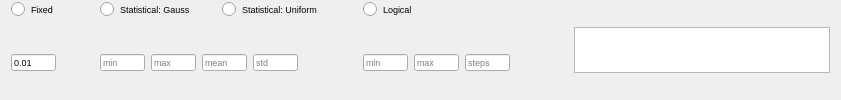
              <widget class="QFrame" name="frame_43">
               <property name="frameShape">
                <enum>QFrame::NoFrame</enum>
               </property>
               <property name="frameShadow">
                <enum>QFrame::Plain</enum>
               </property>
               <layout class="QHBoxLayout" name="horizontalLayout_29">
                <property name="topMargin">
                 <number>0</number>
                </property>
                <property name="bottomMargin">
                 <number>0</number>
                </property>
                <item>
                 <widget class="QFrame" name="frame_44">
                  <property name="frameShape">
                   <enum>QFrame::NoFrame</enum>
                  </property>
                  <property name="frameShadow">
                   <enum>QFrame::Plain</enum>
                  </property>
                  <layout class="QGridLayout" name="gridLayout_20">
                   <property name="leftMargin">
                    <number>0</number>
                   </property>
                   <property name="topMargin">
                    <number>0</number>
                   </property>
                   <property name="bottomMargin">
                    <number>0</number>
                   </property>
                   <item row="0" column="3">
                    <widget class="QRadioButton" name="radio_log_hspot">
                     <property name="font">
                      <font>
                       <pointsize>7</pointsize>
                      </font>
                     </property>
                     <property name="text">
                      <string>Logical</string>
                     </property>
                     <attribute name="buttonGroup">
                      <string notr="true">buttonGroup_9</string>
                     </attribute>
                    </widget>
                   </item>
                   <item row="0" column="0">
                    <widget class="QRadioButton" name="radio_fix_hspot">
                     <property name="font">
                      <font>
                       <pointsize>7</pointsize>
                      </font>
                     </property>
                     <property name="text">
                      <string>Fixed</string>
                     </property>
                     <property name="iconSize">
                      <size>
                       <width>12</width>
                       <height>12</height>
                      </size>
                     </property>
                     <attribute name="buttonGroup">
                      <string notr="true">buttonGroup_9</string>
                     </attribute>
                    </widget>
                   </item>
                   <item row="1" column="4">
                    <spacer name="horizontalSpacer_16">
                     <property name="orientation">
                      <enum>Qt::Horizontal</enum>
                     </property>
                     <property name="sizeHint" stdset="0">
                      <size>
                       <width>40</width>
                       <height>20</height>
                      </size>
                     </property>
                    </spacer>
                   </item>
                   <item row="1" column="0">
                    <widget class="QFrame" name="frame_45">
                     <property name="frameShape">
                      <enum>QFrame::NoFrame</enum>
                     </property>
                     <property name="frameShadow">
                      <enum>QFrame::Plain</enum>
                     </property>
                     <layout class="QHBoxLayout" name="horizontalLayout_30">
                      <property name="leftMargin">
                       <number>0</number>
                      </property>
                      <property name="topMargin">
                       <number>0</number>
                      </property>
                      <property name="bottomMargin">
                       <number>0</number>
                      </property>
                      <item>
                       <widget class="QLineEdit" name="txt_fix_hspot">
                        <property name="maximumSize">
                         <size>
                          <width>45</width>
                          <height>17</height>
                         </size>
                        </property>
                        <property name="font">
                         <font>
                          <pointsize>7</pointsize>
                         </font>
                        </property>
                        <property name="text">
                         <string>0.01</string>
                        </property>
                        <property name="placeholderText">
                         <string>value</string>
                        </property>
                       </widget>
                      </item>
                      <item>
                       <spacer name="horizontalSpacer_21">
                        <property name="orientation">
                         <enum>Qt::Horizontal</enum>
                        </property>
                        <property name="sizeType">
                         <enum>QSizePolicy::Maximum</enum>
                        </property>
                        <property name="sizeHint" stdset="0">
                         <size>
                          <width>20</width>
                          <height>20</height>
                         </size>
                        </property>
                       </spacer>
                      </item>
                     </layout>
                    </widget>
                   </item>
                   <item row="1" column="3">
                    <widget class="QFrame" name="frame_46">
                     <property name="frameShape">
                      <enum>QFrame::NoFrame</enum>
                     </property>
                     <property name="frameShadow">
                      <enum>QFrame::Plain</enum>
                     </property>
                     <layout class="QHBoxLayout" name="horizontalLayout_31">
                      <property name="leftMargin">
                       <number>0</number>
                      </property>
                      <property name="topMargin">
                       <number>0</number>
                      </property>
                      <property name="bottomMargin">
                       <number>0</number>
                      </property>
                      <item>
                       <widget class="QLineEdit" name="txt_log_min_hspot">
                        <property name="maximumSize">
                         <size>
                          <width>45</width>
                          <height>17</height>
                         </size>
                        </property>
                        <property name="font">
                         <font>
                          <pointsize>7</pointsize>
                         </font>
                        </property>
                        <property name="placeholderText">
                         <string>min</string>
                        </property>
                       </widget>
                      </item>
                      <item>
                       <widget class="QLineEdit" name="txt_log_max_hspot">
                        <property name="maximumSize">
                         <size>
                          <width>45</width>
                          <height>17</height>
                         </size>
                        </property>
                        <property name="font">
                         <font>
                          <pointsize>7</pointsize>
                         </font>
                        </property>
                        <property name="placeholderText">
                         <string>max</string>
                        </property>
                       </widget>
                      </item>
                      <item>
                       <widget class="QLineEdit" name="txt_log_steps_hspot">
                        <property name="maximumSize">
                         <size>
                          <width>45</width>
                          <height>17</height>
                         </size>
                        </property>
                        <property name="font">
                         <font>
                          <pointsize>7</pointsize>
                         </font>
                        </property>
                        <property name="placeholderText">
                         <string>steps</string>
                        </property>
                       </widget>
                      </item>
                     </layout>
                    </widget>
                   </item>
                   <item row="0" column="1">
                    <widget class="QFrame" name="frame_47">
                     <property name="frameShape">
                      <enum>QFrame::NoFrame</enum>
                     </property>
                     <property name="frameShadow">
                      <enum>QFrame::Plain</enum>
                     </property>
                     <layout class="QHBoxLayout" name="horizontalLayout_32">
                      <property name="topMargin">
                       <number>0</number>
                      </property>
                      <property name="bottomMargin">
                       <number>0</number>
                      </property>
                      <item>
                       <widget class="QRadioButton" name="radio_gauss_hspot">
                        <property name="font">
                         <font>
                          <pointsize>7</pointsize>
                         </font>
                        </property>
                        <property name="text">
                         <string>Statistical: Gauss</string>
                        </property>
                        <attribute name="buttonGroup">
                         <string notr="true">buttonGroup_9</string>
                        </attribute>
                       </widget>
                      </item>
                      <item>
                       <widget class="QRadioButton" name="radio_uni_hspot">
                        <property name="font">
                         <font>
                          <pointsize>7</pointsize>
                         </font>
                        </property>
                        <property name="text">
                         <string>Statistical: Uniform</string>
                        </property>
                        <attribute name="buttonGroup">
                         <string notr="true">buttonGroup_9</string>
                        </attribute>
                       </widget>
                      </item>
                      <item>
                       <spacer name="horizontalSpacer_26">
                        <property name="orientation">
                         <enum>Qt::Horizontal</enum>
                        </property>
                        <property name="sizeType">
                         <enum>QSizePolicy::Maximum</enum>
                        </property>
                        <property name="sizeHint" stdset="0">
                         <size>
                          <width>10</width>
                          <height>20</height>
                         </size>
                        </property>
                       </spacer>
                      </item>
                     </layout>
                    </widget>
                   </item>
                   <item row="1" column="1">
                    <widget class="QFrame" name="frame_48">
                     <property name="frameShape">
                      <enum>QFrame::NoFrame</enum>
                     </property>
                     <property name="frameShadow">
                      <enum>QFrame::Plain</enum>
                     </property>
                     <layout class="QGridLayout" name="gridLayout_21">
                      <property name="leftMargin">
                       <number>9</number>
                      </property>
                      <property name="topMargin">
                       <number>0</number>
                      </property>
                      <property name="bottomMargin">
                       <number>0</number>
                      </property>
                      <item row="0" column="0">
                       <widget class="QLineEdit" name="txt_gauss_min_hspot">
                        <property name="maximumSize">
                         <size>
                          <width>45</width>
                          <height>17</height>
                         </size>
                        </property>
                        <property name="font">
                         <font>
                          <pointsize>7</pointsize>
                         </font>
                        </property>
                        <property name="placeholderText">
                         <string>min</string>
                        </property>
                       </widget>
                      </item>
                      <item row="0" column="1">
                       <widget class="QLineEdit" name="txt_gauss_max_hspot">
                        <property name="maximumSize">
                         <size>
                          <width>45</width>
                          <height>17</height>
                         </size>
                        </property>
                        <property name="font">
                         <font>
                          <pointsize>7</pointsize>
                         </font>
                        </property>
                        <property name="placeholderText">
                         <string>max</string>
                        </property>
                       </widget>
                      </item>
                      <item row="0" column="3">
                       <widget class="QLineEdit" name="txt_gauss_std_hspot">
                        <property name="maximumSize">
                         <size>
                          <width>45</width>
                          <height>17</height>
                         </size>
                        </property>
                        <property name="font">
                         <font>
                          <pointsize>7</pointsize>
                         </font>
                        </property>
                        <property name="placeholderText">
                         <string>std</string>
                        </property>
                       </widget>
                      </item>
                      <item row="0" column="2">
                       <widget class="QLineEdit" name="txt_gauss_mean_hspot">
                        <property name="maximumSize">
                         <size>
                          <width>45</width>
                          <height>17</height>
                         </size>
                        </property>
                        <property name="font">
                         <font>
                          <pointsize>7</pointsize>
                         </font>
                        </property>
                        <property name="placeholderText">
                         <string>mean</string>
                        </property>
                       </widget>
                      </item>
                      <item row="0" column="4">
                       <spacer name="horizontalSpacer_31">
                        <property name="orientation">
                         <enum>Qt::Horizontal</enum>
                        </property>
                        <property name="sizeType">
                         <enum>QSizePolicy::Maximum</enum>
                        </property>
                        <property name="sizeHint" stdset="0">
                         <size>
                          <width>50</width>
                          <height>20</height>
                         </size>
                        </property>
                       </spacer>
                      </item>
                     </layout>
                    </widget>
                   </item>
                  </layout>
                 </widget>
                </item>
                <item>
                 <widget class="PlotWidget" name="viewHspot">
                  <property name="sizePolicy">
                   <sizepolicy hsizetype="Expanding" vsizetype="Fixed">
                    <horstretch>0</horstretch>
                    <verstretch>0</verstretch>
                   </sizepolicy>
                  </property>
                  <property name="maximumSize">
                   <size>
                    <width>16777215</width>
                    <height>46</height>
                   </size>
                  </property>
                  <property name="styleSheet">
                   <string notr="true">border-right-color: rgb(255, 255, 127);</string>
                  </property>
                 </widget>
                </item>
               </layout>
              </widget>
